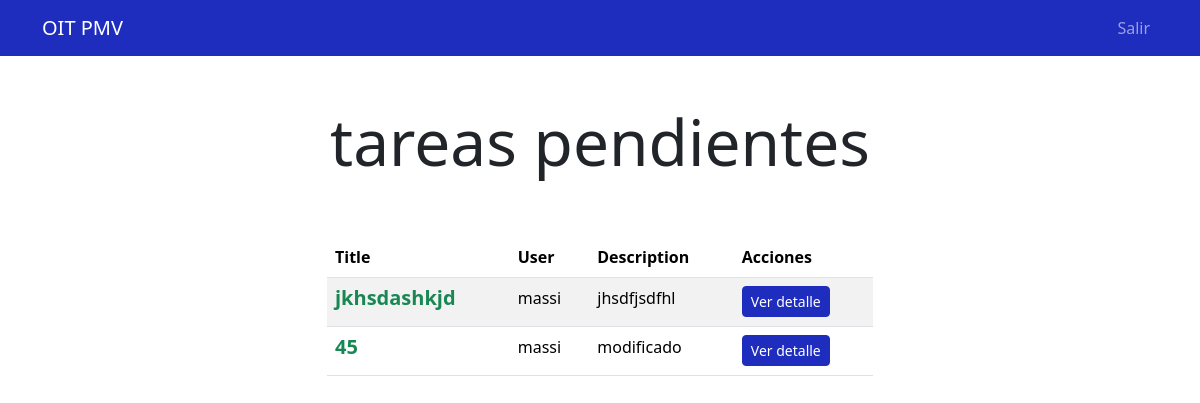
The page /tasks/ (signed in) on the database its author committed.
### tasks/models.py (models this page shows, shortened)
class tasks(models.Model):
    title = models.CharField(max_length=200)
    description = models.TextField(blank=True)
    created = models.DateTimeField(auto_now_add=True)
    datecompleted = models.DateTimeField(null=True, blank=True)
    important = models.BooleanField(default=False)
    user = models.ForeignKey(User, on_delete=models.CASCADE)

### tasks/views.py (the view)
# urls.py: path('tasks/', tasks_views.tasksView, name='tasks'),
@login_required
def tasksView(request):
    taskss = tasks.objects.filter(user = request.user, datecompleted__isnull=True)
    return render(request, 'tasks.html',{
        'tasks': taskss
    })

### usuarios/context_processors.py (called while the page is built)
def perfil(request):
    if request.user.is_authenticated:
        try:
            perfil = T_perfil.objects.get(user=request.user)
            return {'perfil': perfil}
        except T_perfil.DoesNotExist:
            return {'perfil': None}
    return {'perfil': None}

def expiracion_sesion_context(request):
    if request.user.is_authenticated:
        sesion_expira = request.session.get_expiry_date()
        tiempo_restante = int((sesion_expira - now()).total_seconds())
        print(f"Tiempo restante de sesión: {tiempo_restante}")
        return {'tiempo_restante_sesion': tiempo_restante}
    return {'tiempo_restante_sesion': None}

### tasks/templates/tasks.html (shortened to what this page needs)
{% extends 'base.html' %}
{% block content %}
<main class="container">
    <div class="row">
        <div class="col-md-6 offset-md-3">
            <h1 class="text-center display-3 py-5">tareas pendientes</h1>
            <table id="tasks" class="table table-striped">
                <thead>
                    <tr>
                        <th>Title</th>
                        <th>User</th>
                        <th>Description</th>
                        <th>Acciones</th>
                    </tr>
                </thead>
                <tbody>
                    {% for task in tasks %}
                    <tr>
                        <td>
                            {% if task.important %}
                            <h5 class="fw-bold text-success">{{ task.title }}</h5>
                            {% else %}
                            <h5 class="fw-bold">{{ task.title }}</h5>
                            {% endif %}
                        </td>
                        <td>{{ task.user.username }}</td>
                        <td>{{ task.description }}</td>
                         <td>
                            <a href="{% url 'task_detail' task.id %}" class="btn btn-primary btn-sm">Ver detalle</a>
                        </td>
                    </tr>
                    {% endfor %}
                </tbody>
            </table>
        </div>
    </div>
</main>
{% endblock %}

### static/styles/styles.css (style rules this page uses)
.btn-primary { background-color: #1E2DBE !important; border-color: #1E2DBE !important; color: white; }

### rows shown on the page
tasks: title "jkhsdashkjd", user.username "massi", description "jhsdfjsdfhl"
tasks: title "45", user.username "massi", description "modificado"
